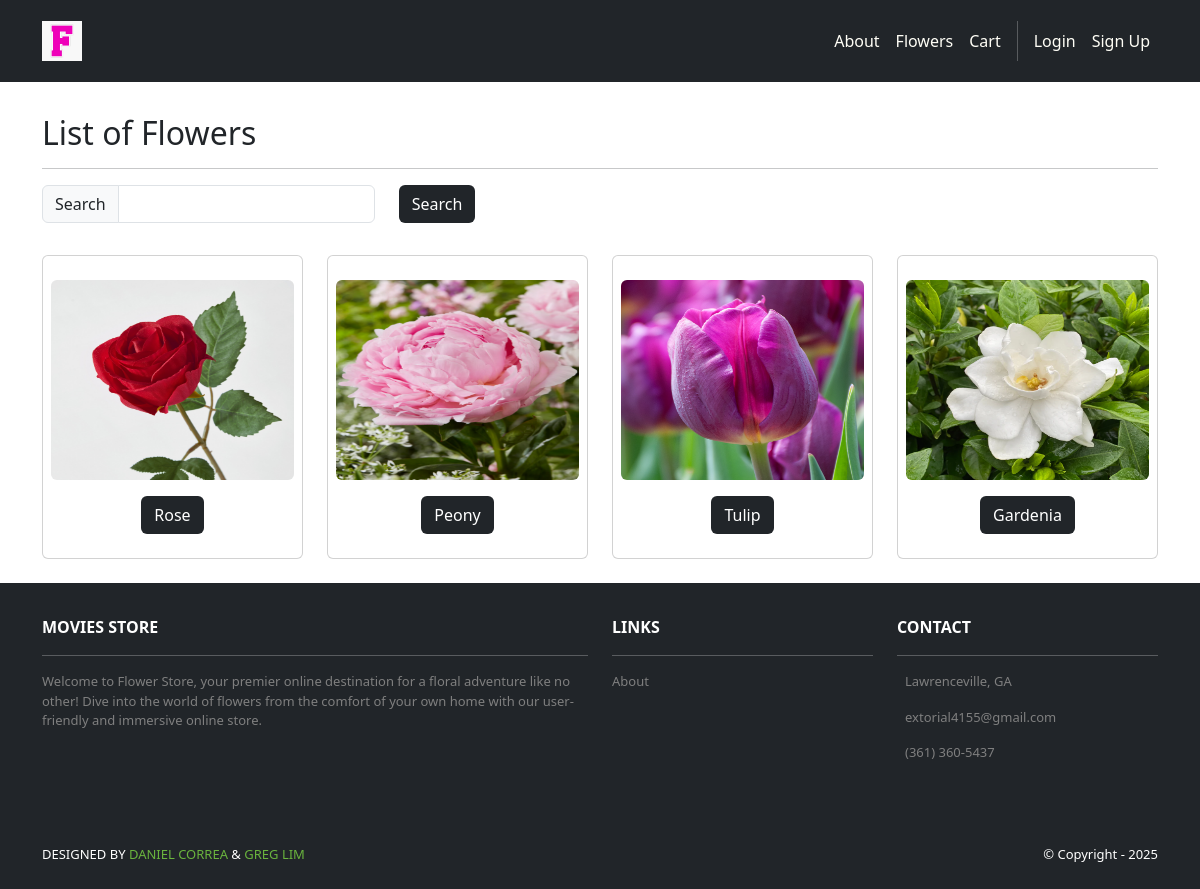
The app's page /flowers/ with its own data.
### flowers/models.py (models this page shows, shortened)
class Flower(models.Model):
    id = models.AutoField(primary_key=True)
    name = models.CharField(max_length=255)
    price = models.IntegerField()
    description = models.TextField()
    image = models.ImageField(upload_to='flower_images/')

### flowers/views.py (the view)
# urls.py: path('', views.index, name='cart.index'),
def index(request):
    search_term = request.GET.get('search')
    if (search_term):
        flowers = Flower.objects.filter(name__icontains=search_term)
    else:
        flowers = Flower.objects.all()
    template_data = {'title': 'Flowers', 'flowers': flowers}
    return render(request, 'flowers/index.html', {'template_data' : template_data})

### flowers/templates/flowers/index.html
{% extends 'base.html' %}
{% block content %}
{% load static %}
<div class="p-3">
    <div class="container">
        <div class="row mt-3">
            <div class="col mx-auto mb-3">
                <h2>List of Flowers</h2>
                <hr />
                <p class="card-text">
                    <form method="GET">
                        <div class="row">
                            <div class="col-auto">
                                <div class="input-group col-auto">
                                    <div class="input-group-text">
                                        Search
                                    </div>
                                    <input type="text" class="form-control" name="search">
                                </div>
                            </div>
                            <div class="col-auto">
                                <button class="btn bg-dark text-white" type="submit">
                                    Search
                                </button>
                            </div>
                        </div>
                    </form>
                </p>
            </div>
        </div>
        <div class="row">
            {% for flower in template_data.flowers %}
            <div class="col-md-4 col-lg-3 mb-2">
                <div class="p-2 card align-items-center pt-4" >
                    <img src="{{ flower.image.url }}" class="card-img-top rounded img-card-200">
                    <div class="card-body text-center">
                        <a href="{% url 'flowers.detail' id=flower.id %}" class="btn bg-dark text-white">
                            {{ flower.name }}
                        </a>
                    </div>
                </div>
            </div>
            {% endfor %}
        </div>
    </div>
</div>
{% endblock content %}

### flowerstore/static/css/style.css (style rules this page uses)
.bg-dark { background-color: #2E2E2E !important; }
.img-card-200 { width:fit-content; max-height: 200px; }

### records on screen
Flower: image (picture), name "Rose"
Flower: image (picture), name "Peony"
Flower: image (picture), name "Tulip"
Flower: image (picture), name "Gardenia"
